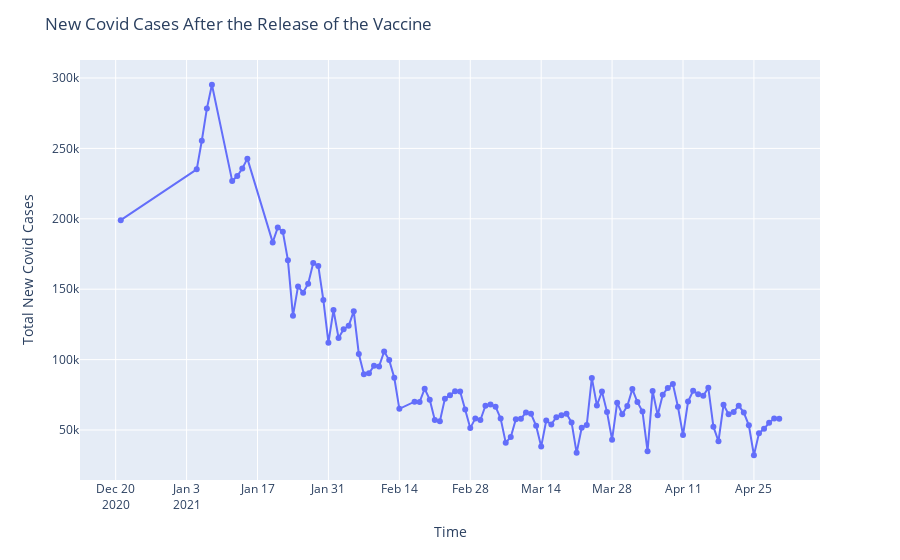

The code cell stored with this chart in its notebook:
### Code cell
import plotly.express as px


fig = px.line(df6, x='date', y='new_cases', markers=True, line_shape='linear')

# Customize axis labels and title
fig.update_layout(
    xaxis_title='Time',
    yaxis_title='Total New Covid Cases',
    title='New Covid Cases After the Release of the Vaccine'
)


# Show the plot
fig.show()
